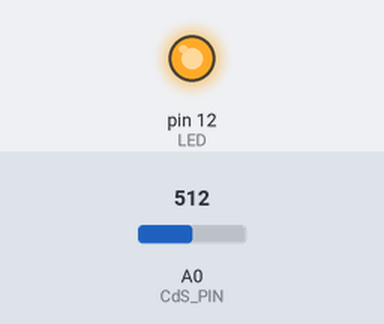
This sketch was run on a simulated Arduino Uno, built with avr-gcc and run on an emulated ATmega328P. Shown: output pins drawn as LEDs (lit = HIGH). Inputs (shaded band) come from the test bench; at power-on: A0 (CdS_PIN) = 512. What the sketch prints to the serial monitor is not drawn.

Above: at 0.1 s.
Timing chart, 0 to 1.6 s (numbered marks = the images above):
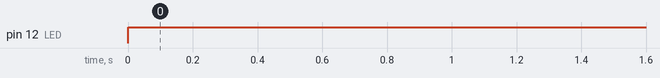

The sketch:

led-cds.ino
```cpp
#define CdS_PIN A0
#define LED 12
void setup() {
  // put your setup code here, to run once:
  Serial.begin(9600);
  pinMode(CdS_PIN, INPUT_PULLUP);
  pinMode(LED,OUTPUT);
}

void loop() {
  // put your main code here, to run repeatedly:
  digitalWrite(LED,HIGH);
  int CdS_val = analogRead(CdS_PIN);
  Serial.println(CdS_val);
  delay(100);
}
```

Measured:
- by itself, pin 12 (LED): LOW → HIGH at 0.00 s
